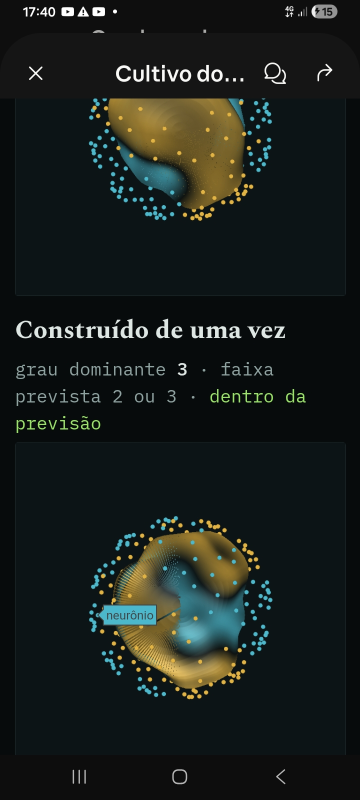
#> input picture imagens/etapaC_construido_esfera_233.jpg, 720 x 1600 px (shown at 1/2 size)
$ python AlphaPhi_Scanner_Forensico.py imagens/etapaC_construido_esfera_233.jpg
#> lines starting #> are read from the running program, lines starting #| are printed output that depends on the picture; after the words box and inside, x2 and y2 are one past the last pixel; in counts of white or black regions, pixels touching at a corner belong together
# AlphaPhi_Scanner_Forensico.py
# Scanner Topográfico Forense — Verificação de Autenticidade Visual
# Derivado de AlphaPhi_Scanner_Topografico_Interativo.py
# Vitor Edson Delavi · Florianópolis · 2026
# © CC BY-NC-ND 4.0
#
# Uso:
#   python AlphaPhi_Scanner_Forensico.py imagem.jpg
#   (sem argumento: gera imagem de teste sintética)
#
# No Colab:
#   !python AlphaPhi_Scanner_Forensico.py imagem.jpg
#   from IPython.display import HTML
#   with open('scanner_forensico_interativo.html') as f:
#       display(HTML(f.read()))

import numpy as np
from scipy.ndimage import gaussian_filter
from scipy.signal import stft as scipy_stft
import warnings, sys, os
warnings.filterwarnings('ignore')

try:
    from PIL import Image
except ImportError:
    import subprocess
    subprocess.check_call([sys.executable, '-m', 'pip', 'install', 'Pillow', '-q'])
    from PIL import Image

try:
    import plotly.graph_objects as go
except ImportError:
    import subprocess
    subprocess.check_call([sys.executable, '-m', 'pip', 'install', 'plotly', '-q'])
    import plotly.graph_objects as go

# ─── Constantes (herdadas do Scanner Topográfico) ─────────────────────────────
PHI     = 1.6180339887
ALPHA   = 1 / 137.035999
SEAL    = 1 / PHI
THETA_R = np.arctan(2.0)   # 63.43°

print(f"φ  = {PHI}")
print(f"α  = {ALPHA:.8f}")
print(f"θ_R = {np.degrees(THETA_R):.2f}°")
print(f"SEAL = {SEAL:.8f}")

# ─── Carregamento de imagem ───────────────────────────────────────────────────
def load_image(path=None):
    """Carrega imagem e converte para array float normalizado [0,1]."""
#> called with path = 'imagens/etapaC_construido_esfera_233.jpg'
    if path and os.path.exists(path):
        img = Image.open(path).convert('L')
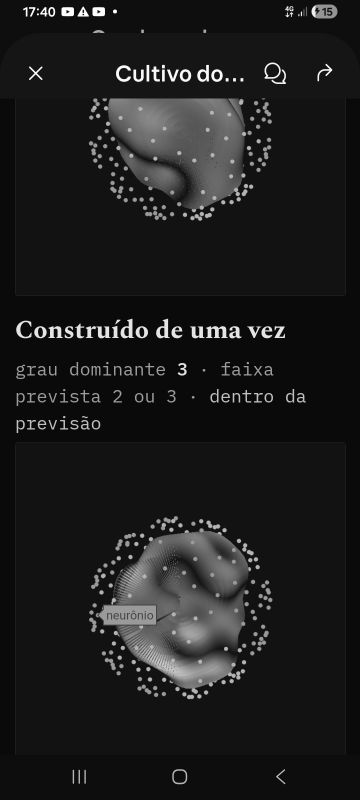
#> img: PIL image 720x1600 L (shown at 1/2 size); min 9, max 255, mean 28.8
        print(f"  Imagem: {path} ({img.width}×{img.height}px)")
#|   Imagem: imagens/etapaC_construido_esfera_233.jpg (720×1600px)
    else:
        print("  Imagem não fornecida — gerando padrão sintético (Bayer + ruído Poisson)...")
        W = H = 256
        x, y  = np.meshgrid(np.arange(W), np.arange(H))
        base  = 0.5 + 0.3 * np.sin(2*np.pi*x/20) * np.cos(2*np.pi*y/28)
        bayer = 0.04 * (np.cos(np.pi * x) + np.cos(np.pi * y))  # período 2px
        rng   = np.random.default_rng(42)
        noise = rng.poisson(np.clip(base * 200, 1, 255)) / 200.0 - base
        arr   = np.clip(base + bayer + noise * 0.3, 0, 1)
        img   = Image.fromarray((arr * 255).astype(np.uint8))
    return np.array(img, dtype=float) / 255.0

# ─── Análise 1 — STFT Espacial por faixas ────────────────────────────────────
def spatial_stft_map(img, win=64):
    """
    Trata faixas horizontais da imagem como sinais 1D.
    Retorna: (freqs, mapa_energia normalizado shape=(n_freqs, n_times))
    """
#> called with win = 64
    H, W    = img.shape
#> H = 1600; W = 720
    hop     = win // 4
    patch_h = max(8, H // 24)
#> patch_h = 66
    rows    = []
    freqs_out = None

    for y0 in range(0, H - patch_h + 1, patch_h):
        row = img[y0:y0 + patch_h, :].mean(axis=0)
        f, _, Zxx = scipy_stft(row, nperseg=win, noverlap=win - hop)
        rows.append(np.log1p(np.abs(Zxx)**2 * 100))
        if freqs_out is None:
            freqs_out = f
#> after the loop, freqs_out = 33 values from 0 to 0.5; rows = 24 items

    E_mean = np.array(rows).mean(axis=0)
    return freqs_out, E_mean / (E_mean.max() + 1e-9)

# ─── Análise 2 — Micro-Cepstro 2D ────────────────────────────────────────────
def micro_cepstrum(img, region=48):
    """
    Cepstro 2D centrado: IFFT2(log|FFT2(I)|²)
    Região de baixa quefrência revela assinaturas periódicas físicas:
    - Câmera real: picos em quefrência 2px (padrão Bayer)
    - IA: sem picos — cepstro suave
    """
    F   = np.fft.fft2(img)
    LP  = np.log(np.abs(F)**2 + 1e-10)
    C   = np.abs(np.fft.ifft2(LP))
    Cs  = np.fft.fftshift(C)
    cy, cx = Cs.shape[0] // 2, Cs.shape[1] // 2
    r   = min(region, cy, cx)
    micro = Cs[cy - r:cy + r, cx - r:cx + r]
    return micro / (micro.max() + 1e-9)

# ─── Análise 3 — Mapa de Ruído de Sensor ─────────────────────────────────────
def noise_energy_map(img, sigma=3):
    """
    Energia local do ruído de alta frequência (img − GaussianBlur).
    Câmera real: distribuição Poisson/Gaussiana espacialmente uniforme.
    IA: ruído artificial com distribuição diferente — frequentemente mais suave.
    """
    noise  = img - gaussian_filter(img, sigma=sigma)
    energy = gaussian_filter(noise**2, sigma=sigma * 2)
    return energy / (energy.max() + 1e-9)

# ─── Análise 4 — Espectro Radial de Potência ─────────────────────────────────
def radial_spectrum(img, n_bins=96):
    """
    Perfil radial médio do espectro de potência 2D.
    Câmera real: decaimento tipo lei de potência 1/f² bem definido.
    IA: decaimento diferente — frequentemente demasiado suave ou estruturado.
    """
    F  = np.fft.fft2(img)
    P  = np.abs(np.fft.fftshift(F))**2
    H, W = P.shape
    cy, cx = H // 2, W // 2
    Y, X  = np.ogrid[:H, :W]
    R = np.sqrt((X - cx)**2 + (Y - cy)**2).astype(int)
    r_max = min(cy, cx, n_bins)
    radial = np.zeros(r_max)
    counts = np.zeros(r_max)
    mask   = R < r_max
    np.add.at(radial, R[mask], P[mask])
    np.add.at(counts, R[mask], 1)
    radial /= (counts + 1e-10)
    return np.log1p(radial)

# ─── DFI — Digital Fingerprint Index ─────────────────────────────────────────
def compute_dfi(img, micro, radial):
    """
    Digital Fingerprint Index: 0 = provável IA  |  1 = provável câmera real.
    Composição de três indicadores independentes.
    """
    # 1. Bayer Score: pico no cepstro em quefrência ±2px (período Bayer = 2px)
    mid    = micro.shape[0] // 2
    window = micro[mid - 3:mid + 4, mid - 3:mid + 4].copy()
    window[3, :] = 0  # zera linha DC (centro da janela)
    window[:, 3] = 0  # zera coluna DC
    bayer  = float(window.max())

    # 2. Gaussianidade do ruído de alta freq (câmera real: kurtosis excess ≈ 0)
    noise  = (img - gaussian_filter(img, sigma=3)).flatten()
    std    = noise.std()
    if std > 1e-9:
        z             = noise / std
        kurt_excess   = float(np.mean(z**4) - 3.0)
        gauss         = float(np.exp(-abs(kurt_excess) * 0.15))
    else:
        gauss = 0.0

    # 3. Coerência do decaimento espectral (câmera real: lei de potência bem fit)
    r  = np.arange(1, len(radial))
    slope      = float(np.polyfit(np.log(r + 1), radial[1:], 1)[0])
    residuals  = radial[1:] - np.polyval(np.polyfit(np.log(r + 1), radial[1:], 1), np.log(r + 1))
    coherence  = float(np.exp(-np.std(residuals) * 2.0))

    dfi = float(np.clip(bayer * 0.35 + gauss * 0.35 + coherence * 0.30, 0, 1))
    return dfi, {
        'bayer': bayer, 'gauss': gauss,
        'coherence': coherence, 'spectral_k': slope
    }

# ─── Visualização Plotly 3D ───────────────────────────────────────────────────
def build_fig(img, dfi_val, dfi_c, freqs, E_stft, micro, noise_e, radial):
    H, W = img.shape
    fig  = go.Figure()
    traces_per = []

    # ── Ambiente 1: STFT Espacial
    nf, nt = E_stft.shape
    sf = max(1, nf // 60)
    st = max(1, nt // 60)
    Ed = E_stft[::sf, ::st]
    F_ax = (freqs[::sf] * W * 2)[:Ed.shape[0]]
    T_ax = np.linspace(0, W, Ed.shape[1])
    Tg, Fg = np.meshgrid(T_ax, F_ax)
    if Tg.shape != Ed.shape:
        Ed = Ed[:Fg.shape[0], :Tg.shape[1]]
    fig.add_trace(go.Surface(
        x=Tg, y=Fg, z=Ed, colorscale='Viridis', opacity=0.93,
        visible=True, name='STFT Espacial',
        hovertemplate='x=%{x:.0f}px  f=%{y:.1f}  E=%{z:.3f}<extra>STFT Espacial</extra>'
    ))
    traces_per.append([0])

    # ── Ambiente 2: Micro-Cepstro 2D
    r_m = micro.shape[0] // 2
    sf2 = max(1, micro.shape[0] // 60)
    Md  = micro[::sf2, ::sf2]
    qv  = np.linspace(-r_m, r_m, Md.shape[0])
    Qx, Qy = np.meshgrid(qv, qv)
    fig.add_trace(go.Surface(
        x=Qx, y=Qy, z=Md, colorscale='ice', opacity=0.93,
        visible=False, name='Micro-Cepstro 2D',
        hovertemplate='qx=%{x:.1f}  qy=%{y:.1f}  C=%{z:.4f}<extra>Micro-Cepstro</extra>'
    ))
    traces_per.append([1])

    # ── Ambiente 3: Mapa Ruído Sensor
    sf3 = max(1, H // 60)
    st3 = max(1, W // 60)
    Nd  = noise_e[::sf3, ::st3]
    px  = np.linspace(0, W, Nd.shape[1])
    py  = np.linspace(0, H, Nd.shape[0])
    Px, Py = np.meshgrid(px, py)
    fig.add_trace(go.Surface(
        x=Px, y=Py, z=Nd, colorscale='hot', opacity=0.93,
        visible=False, name='Mapa Ruído Sensor',
        hovertemplate='x=%{x:.0f}  y=%{y:.0f}  E=%{z:.4f}<extra>Ruído Sensor</extra>'
    ))
    traces_per.append([2])

    # ── Ambiente 4: Espectro Radial (superfície de revolução)
    n_r   = len(radial)
    theta = np.linspace(0, 2 * np.pi, 72)
    R_g, T_g2 = np.meshgrid(np.arange(n_r), theta)
    Z_g   = np.tile(radial, (72, 1))
    Z_n   = Z_g / (Z_g.max() + 1e-9)
    Xg    = R_g * np.cos(T_g2)
    Yg    = R_g * np.sin(T_g2)
    fig.add_trace(go.Surface(
        x=Xg, y=Yg, z=Z_n, colorscale='plasma', opacity=0.93,
        visible=False, name='Espectro Radial',
        customdata=R_g,
        hovertemplate='r=%{customdata:.0f}px  E=%{z:.3f}<extra>Espectro Radial</extra>'
    ))
    traces_per.append([3])

    # ── Dropdown
    AMBIENTES = ['STFT Espacial', 'Micro-Cepstro 2D',
                 'Mapa Ruído Sensor', 'Espectro Radial']
    total   = len(fig.data)
    buttons = []
    for i, nome in enumerate(AMBIENTES):
        vlist = [False] * total
        for ti in traces_per[i]:
            vlist[ti] = True
        buttons.append(dict(
            label=nome, method='update',
            args=[{'visible': vlist},
                  {'title.text': f'<b>Scanner Forense</b>  ·  {nome}'}]
        ))

    cor   = '#00FF88' if dfi_val > 0.6 else ('#FFAA00' if dfi_val > 0.35 else '#FF4444')
    verd  = 'CÂMERA REAL' if dfi_val > 0.6 else ('INCONCLUSIVO' if dfi_val > 0.35 else 'PROVÁVEL IA')

    fig.update_layout(
        title=dict(
            text=(f'<b>Scanner Topográfico Forense</b>  ·  STFT Espacial<br>'
                  f'<span style="color:{cor};font-size:13px">'
                  f'DFI = {dfi_val:.3f}  →  {verd}  │  '
                  f'Bayer={dfi_c["bayer"]:.3f}  '
                  f'Ruído={dfi_c["gauss"]:.3f}  '
                  f'Espectro={dfi_c["coherence"]:.3f}  '
                  f'k={dfi_c["spectral_k"]:.2f}'
                  f'</span>'),
            font=dict(size=13)
        ),
        updatemenus=[dict(
            buttons=buttons, direction='down',
            x=0.0, xanchor='left', y=1.14, yanchor='top',
            bgcolor='#1a1a2e', bordercolor='#444',
            font=dict(color='white', size=12)
        )],
        scene=dict(
            xaxis_title='Posição / Quefrência X',
            yaxis_title='Freq. Espacial / Quefrência Y',
            zaxis_title='Energia Normalizada',
            bgcolor='#0a0a0f',
            xaxis=dict(gridcolor='#333', color='#aaa', showbackground=False),
            yaxis=dict(gridcolor='#333', color='#aaa', showbackground=False),
            zaxis=dict(gridcolor='#333', color='#aaa', showbackground=False),
            camera=dict(eye=dict(x=1.6, y=-1.6, z=0.9))
        ),
        paper_bgcolor='#0a0a0f', plot_bgcolor='#0a0a0f',
        font=dict(color='#cccccc'),
        margin=dict(l=0, r=0, b=20, t=95),
        height=720
    )
    return fig

# ─── Main ─────────────────────────────────────────────────────────────────────
if __name__ == '__main__':
    img_path = sys.argv[1] if len(sys.argv) > 1 else None
    out      = 'scanner_forensico_interativo.html'

    print("\n▶  Scanner Topográfico Forense  ·  AlphaPhi")
    print("=" * 52)

    img = load_image(img_path)

    print("\nComputando análises forenses...")
    freqs, E_stft = spatial_stft_map(img)
#> freqs = 33 values from 0 to 0.5
    micro         = micro_cepstrum(img)
    noise_e       = noise_energy_map(img)
#> in noise_energy_map, `energy = gaussian_filter(noise**2, sigma=sigma * 2)`:
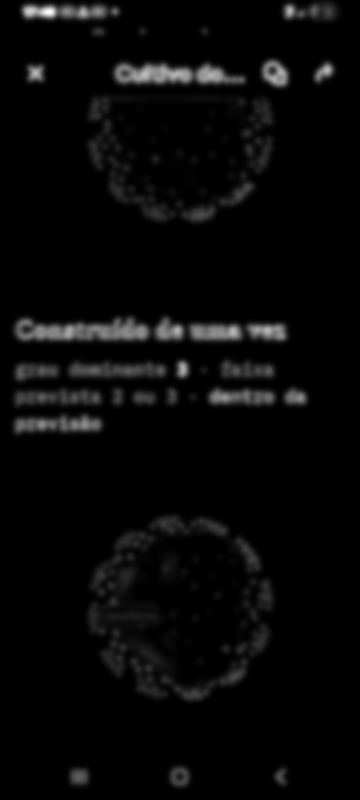
#> energy: shape (1600, 720) float64 (shown at 1/2 size); min 0, max 0.139, mean 0.00447; drawn with min black and max white
    radial        = radial_spectrum(img)
#> in radial_spectrum, `Y, X  = np.ogrid[:H, :W]`: Y = 1600 values from 0 to 1599
#> in radial_spectrum, `R = np.sqrt((X - cx)**2 + (Y - cy)**2).astype(int)`:
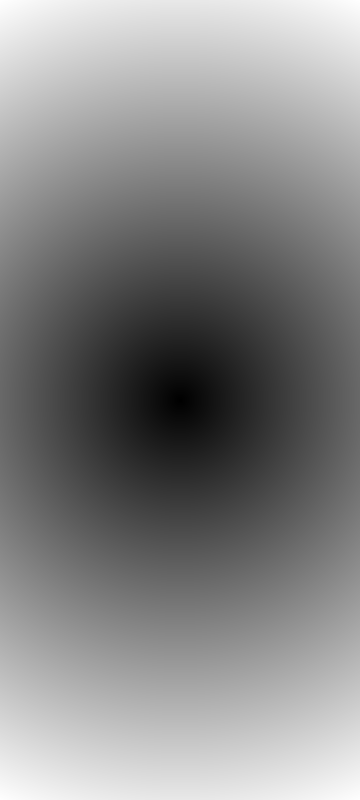
#> R: shape (1600, 720) int64 (shown at 1/2 size); min 0, max 877, mean 462.7; drawn with min black and max white
#> in radial_spectrum, `radial = np.zeros(r_max)`: radial = 96 values from 0 to 0
#> in radial_spectrum, `mask   = R < r_max`:
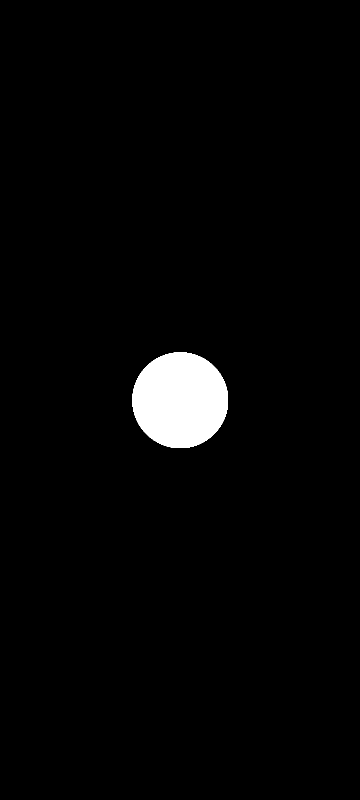
#> mask: shape (1600, 720) bool (shown at 1/2 size); 2.5% white; 1 white region, box (x1, y1, x2, y2) and area: (265, 705, 456, 896) 28913
#> in radial_spectrum, `radial /= (counts + 1e-10)`: radial = 96 values, max 1.69e+10 at index 0, min 105642.7 at index 91, mean 185667704.9
#> radial = 96 values, max 23.55 at index 0, min 11.57 at index 91, mean 13.47

    dfi_val, dfi_c = compute_dfi(img, micro, radial)
#> in compute_dfi, `bayer  = float(window.max())`: bayer = 0.0369
#> in compute_dfi, `std    = noise.std()`: std = 0.0668
#> in compute_dfi, `kurt_excess   = float(np.mean(z**4) - 3.0)`: kurt_excess = 23.52
#> in compute_dfi, `gauss         = float(np.exp(-abs(kurt_excess) * 0.15))`: gauss = 0.0293
#> in compute_dfi, `r  = np.arange(1, len(radial))`: r = 95 values from 1 to 95
#> in compute_dfi, `slope      = float(np.polyfit(np.log(r + 1), radial[1:], 1)[0])`: slope = -1.83
#> in compute_dfi, `residuals  = radial[1:] - np.polyval(np.polyfit(np.log(r + 1), radial[..`: residuals = 95 values, max 1.34 at index 1, min -1.22 at index 8, mean -2.92e-15
#> in compute_dfi, `coherence  = float(np.exp(-np.std(residuals) * 2.0))`: coherence = 0.487
#> in compute_dfi, `dfi = float(np.clip(bayer * 0.35 + gauss * 0.35 + coherence * 0.30, 0,..`: dfi = 0.169
#> dfi_val = 0.169; dfi_c = {'bayer': 0.0369, 'gauss': 0.0293, 'coherence': 0.487, 'spectral_k': -1.83}
    verd = 'CÂMERA REAL' if dfi_val > 0.6 else ('INCONCLUSIVO' if dfi_val > 0.35 else 'PROVÁVEL IA')
#> verd = 'PROVÁVEL IA'

    print(f"\n  ┌───────────────────────────────────┐")
    print(f"  │  DFI  = {dfi_val:.3f}  →  {verd:<12s}  │")
#|   │  DFI  = 0.169  →  PROVÁVEL IA   │
    print(f"  │  Bayer peak   : {dfi_c['bayer']:.3f}              │")
#|   │  Bayer peak   : 0.037              │
    print(f"  │  Ruído Gauss  : {dfi_c['gauss']:.3f}              │")
#|   │  Ruído Gauss  : 0.029              │
    print(f"  │  Espectro coh : {dfi_c['coherence']:.3f}  (k={dfi_c['spectral_k']:.2f})   │")
#|   │  Espectro coh : 0.487  (k=-1.83)   │
    print(f"  └───────────────────────────────────┘")

    print("\nConstruindo visualização...")
    fig = build_fig(img, dfi_val, dfi_c, freqs, E_stft, micro, noise_e, radial)
#> in build_fig, `F_ax = (freqs[::sf] * W * 2)[:Ed.shape[0]]`: F_ax = 33 values from 0 to 720
#> in build_fig, `T_ax = np.linspace(0, W, Ed.shape[1])`: T_ax = 46 values from 0 to 720
#> in build_fig, `qv  = np.linspace(-r_m, r_m, Md.shape[0])`: qv = 96 values from -48 to 48
#> in build_fig, `px  = np.linspace(0, W, Nd.shape[1])`: px = 60 values from 0 to 720
#> in build_fig, `py  = np.linspace(0, H, Nd.shape[0])`: py = 62 values from 0 to 1600
#> in build_fig, `n_r   = len(radial)`: n_r = 96
#> in build_fig, `theta = np.linspace(0, 2 * np.pi, 72)`: theta = 72 values from 0 to 6.28
#> in build_fig, `Z_n   = Z_g / (Z_g.max() + 1e-9)`:
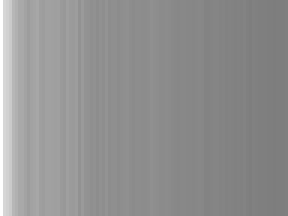
#> Z_n: shape (72, 96) float64 (shown 3 times larger); min 0.491, max 1, mean 0.572
#> in build_fig, `Xg    = R_g * np.cos(T_g2)`:
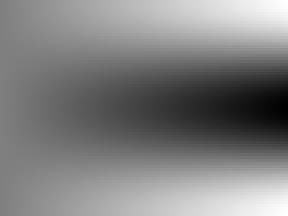
#> Xg: shape (72, 96) float64 (shown 3 times larger); min -94.91, max 95, mean 0.7; drawn with min black and max white
#> in build_fig, `Yg    = R_g * np.sin(T_g2)`:
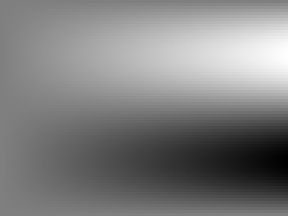
#> Yg: shape (72, 96) float64 (shown 3 times larger); min -94.98, max 94.98, mean 0; drawn with min black and max white
#> (the run stopped early here; a loop or call above may not have finished)

$ run again, on imagens/etapaC_cultivado_esfera_233.jpg
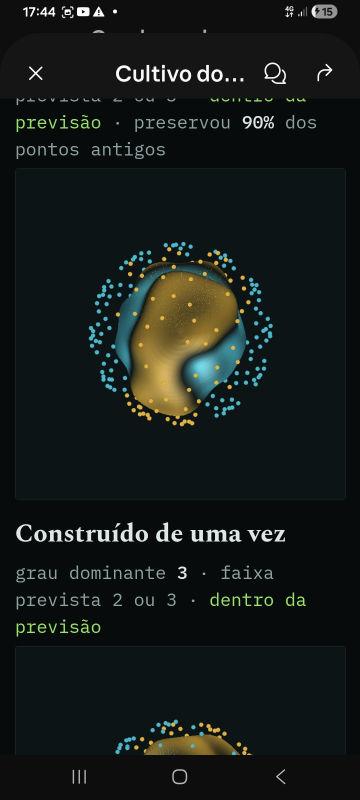
#> input picture imagens/etapaC_cultivado_esfera_233.jpg, 720 x 1600 px (shown at 1/2 size)
#|   Imagem: imagens/etapaC_cultivado_esfera_233.jpg (720×1600px)
#> after the loop in spatial_stft_map, `for y0 in range(0, H - patch_h + 1, patch_h):`: freqs_out = 33 values from 0 to 0.5; rows = 24 items
#> freqs = 33 values from 0 to 0.5
#> in noise_energy_map, `energy = gaussian_filter(noise**2, sigma=sigma * 2)`:
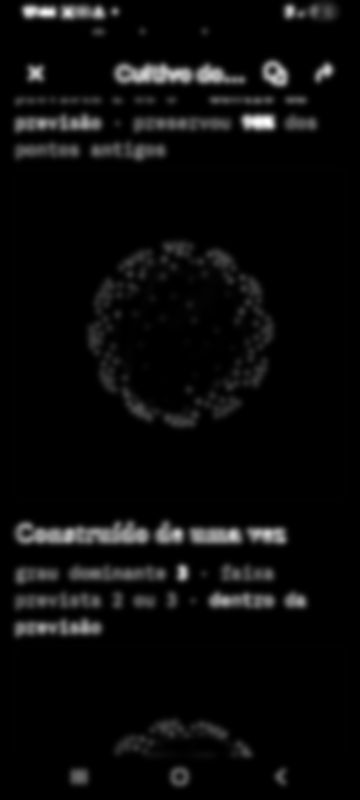
#> energy: shape (1600, 720) float64 (shown at 1/2 size); min 0, max 0.124, mean 0.00511; drawn with min black and max white
#> Y = 1600 values from 0 to 1599
#> in radial_spectrum, `radial = np.zeros(r_max)`: radial = 96 values from 0 to 0
#> mask: shape (1600, 720) bool; 2.5% white; 1 white region, box (x1, y1, x2, y2) and area: (265, 705, 456, 896) 28913
#> in radial_spectrum, `radial /= (counts + 1e-10)`: radial = 96 values, max 1.33e+10 at index 0, min 107646.4 at index 94, mean 145892113.8
#> `radial        = radial_spectrum(img)`: radial = 96 values, max 23.31 at index 0, min 11.59 at index 94, mean 13.44
#> bayer = 0.0375
#> std = 0.0715
#> kurt_excess = 21.64
#> gauss = 0.0389
#> in compute_dfi, `r  = np.arange(1, len(radial))`: r = 95 values from 1 to 95
#> slope = -1.75
#> residuals = 95 values, max 1.23 at index 0, min -0.895 at index 9, mean -3.78e-15
#> coherence = 0.515
#> dfi = 0.181
#> dfi_c = {'bayer': 0.0375, 'gauss': 0.0389, 'coherence': 0.515, 'spectral_k': -1.75}
#> verd = 'PROVÁVEL IA'
#|   │  DFI  = 0.181  →  PROVÁVEL IA   │
#|   │  Bayer peak   : 0.038              │
#|   │  Ruído Gauss  : 0.039              │
#|   │  Espectro coh : 0.515  (k=-1.75)   │
#> F_ax = 33 values from 0 to 720
#> T_ax = 46 values from 0 to 720
#> qv = 96 values from -48 to 48
#> px = 60 values from 0 to 720
#> py = 62 values from 0 to 1600
#> n_r = 96
#> theta = 72 values from 0 to 6.28
#> in build_fig, `Z_g   = np.tile(radial, (72, 1))`:
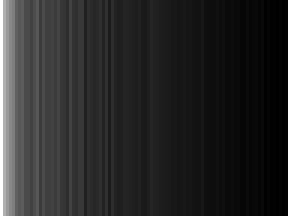
#> Z_g: shape (72, 96) float64 (shown 3 times larger); min 11.59, max 23.31, mean 13.4; drawn with min black and max white

$ run again, on imagens/etapaC_cultivado_mapa_233.jpg
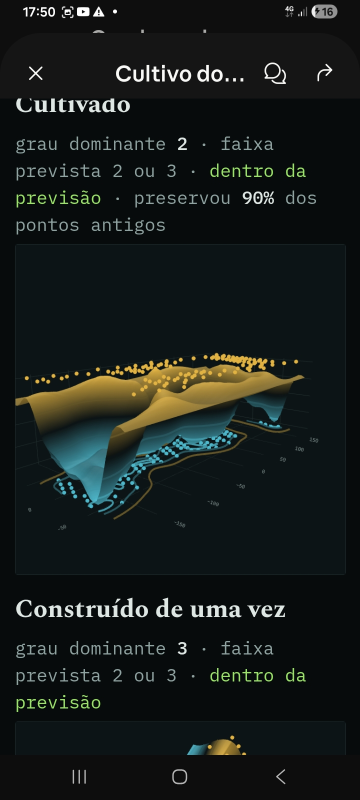
#> input picture imagens/etapaC_cultivado_mapa_233.jpg, 720 x 1600 px (shown at 1/2 size)
#|   Imagem: imagens/etapaC_cultivado_mapa_233.jpg (720×1600px)
#> after the loop in spatial_stft_map, `for y0 in range(0, H - patch_h + 1, patch_h):`: freqs_out = 33 values from 0 to 0.5; rows = 24 items
#> freqs = 33 values from 0 to 0.5
#> in noise_energy_map, `energy = gaussian_filter(noise**2, sigma=sigma * 2)`:
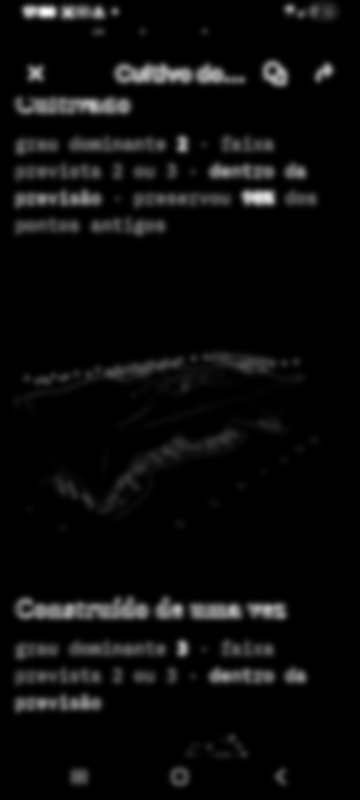
#> energy: shape (1600, 720) float64 (shown at 1/2 size); min 0, max 0.141, mean 0.0061; drawn with min black and max white
#> Y = 1600 values from 0 to 1599
#> in radial_spectrum, `radial = np.zeros(r_max)`: radial = 96 values from 0 to 0
#> mask: shape (1600, 720) bool; 2.5% white; 1 white region, box (x1, y1, x2, y2) and area: (265, 705, 456, 896) 28913
#> in radial_spectrum, `radial /= (counts + 1e-10)`: radial = 96 values, max 1.38e+10 at index 0, min 116829 at index 88, mean 149129288.4
#> `radial        = radial_spectrum(img)`: radial = 96 values, max 23.35 at index 0, min 11.67 at index 88, mean 13.6
#> bayer = 0.0358
#> std = 0.0781
#> kurt_excess = 17.5
#> gauss = 0.0725
#> in compute_dfi, `r  = np.arange(1, len(radial))`: r = 95 values from 1 to 95
#> slope = -1.8
#> residuals = 95 values, max 0.659 at index 24, min -0.716 at index 8, mean -9.16e-16
#> coherence = 0.57
#> dfi = 0.209
#> dfi_c = {'bayer': 0.0358, 'gauss': 0.0725, 'coherence': 0.57, 'spectral_k': -1.8}
#> verd = 'PROVÁVEL IA'
#|   │  DFI  = 0.209  →  PROVÁVEL IA   │
#|   │  Bayer peak   : 0.036              │
#|   │  Ruído Gauss  : 0.072              │
#|   │  Espectro coh : 0.570  (k=-1.80)   │
#> F_ax = 33 values from 0 to 720
#> T_ax = 46 values from 0 to 720
#> qv = 96 values from -48 to 48
#> px = 60 values from 0 to 720
#> py = 62 values from 0 to 1600
#> n_r = 96
#> theta = 72 values from 0 to 6.28
#> in build_fig, `Z_g   = np.tile(radial, (72, 1))`:
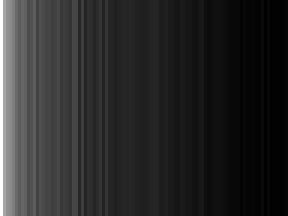
#> Z_g: shape (72, 96) float64 (shown 3 times larger); min 11.67, max 23.35, mean 13.6; drawn with min black and max white
